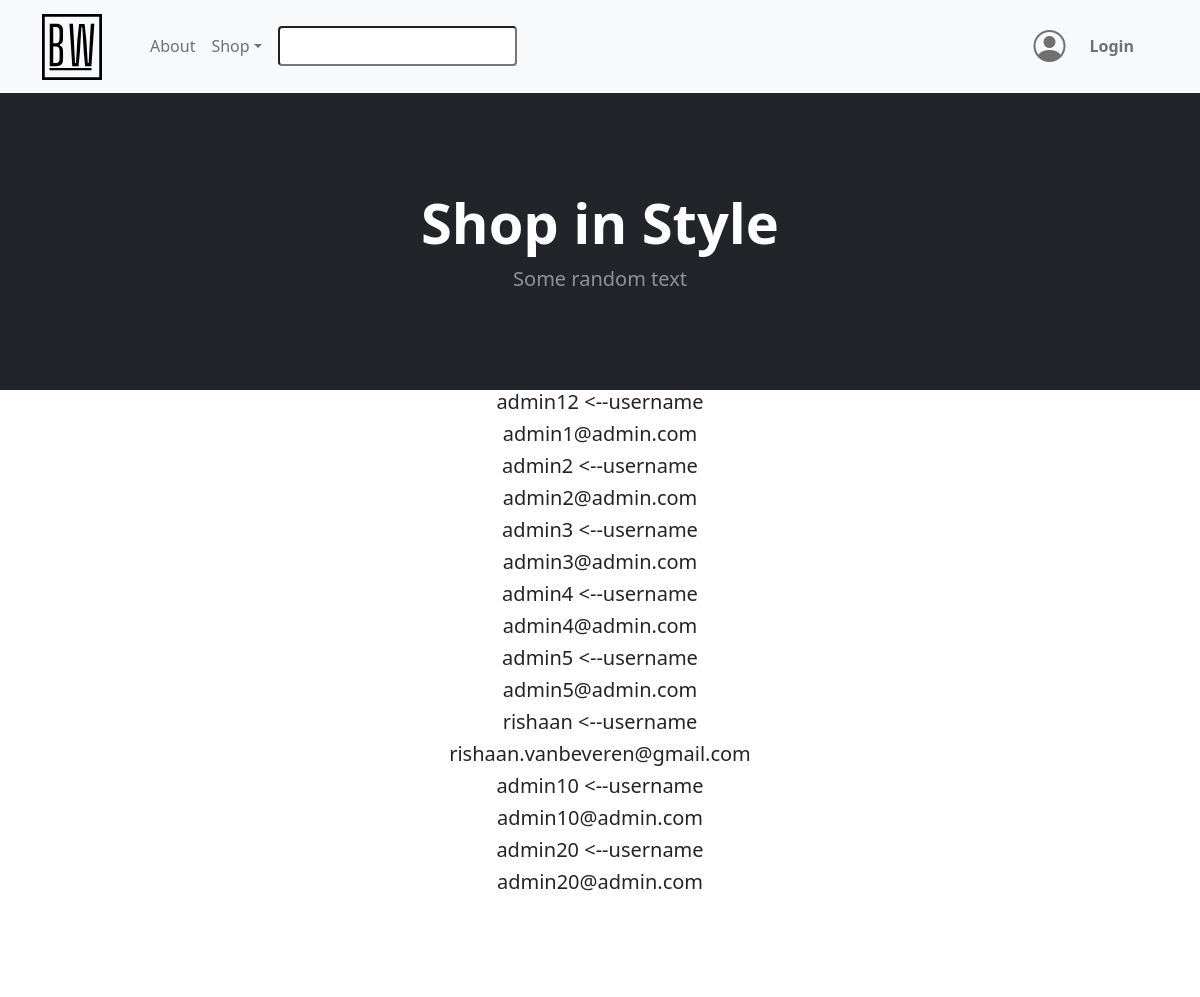
Page /home (upper part) on the earlier database version.
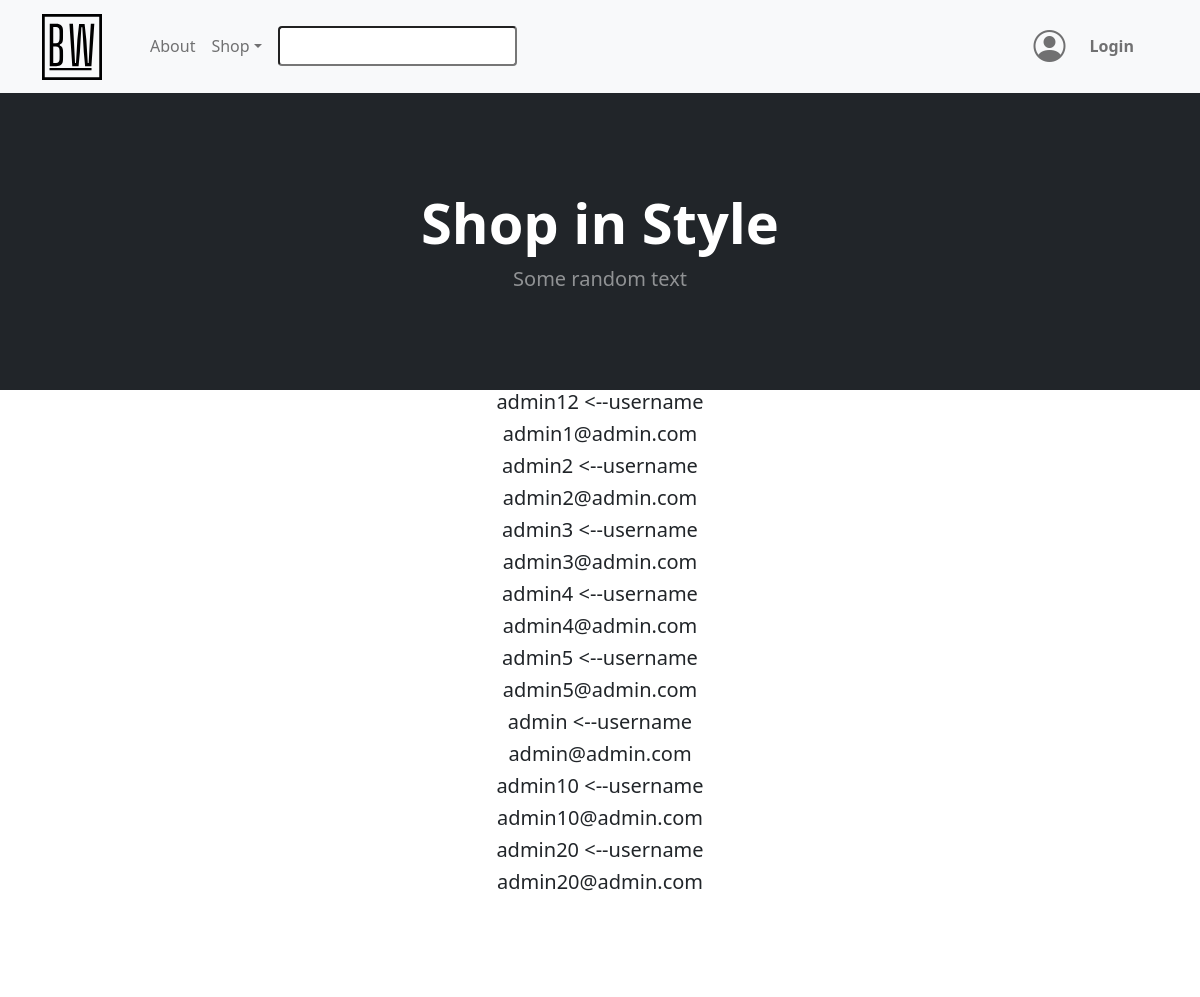
Same page on the later database version.
### models.py (models this page shows)
class BaseModel(db_wrapper.Model):
    class Meta:
        database = db

class User(BaseModel, UserMixin):
    first_name = CharField(index=True, max_length=30, null=True)
    last_name = CharField(max_length=120, null=True)
    address = CharField(max_length=200, null=True)
    city = CharField(max_length=50, null=True)
    country = CharField(max_length=50, null=True)
    cc_number = CharField(
        unique=True, max_length=20, null=True
    )  # moet integerfield zijn
    username = CharField(index=True, max_length=30)  # add unique=True
    email = CharField(index=True, max_length=50, unique=True)
    password = CharField(max_length=20)

### routes.py (the view)
@app.route("/", methods=["GET", "POST"])
@app.route("/home", methods=["GET", "POST"])
def home():
    users = User.select()
    login_form = LoginForm()
    register_form = RegistrationForm()
    return render_template(
        "index.html",
        title="Home",
        users=users,
        login_form=login_form,
        register_form=register_form,
    )

### forms.py (shortened to what this page needs)
class LoginForm(FlaskForm):
    email = StringField(
        "Email", validators=[InputRequired(), Length(min=5, max=50), Email()]
    )
    password = PasswordField("Your Password", validators=[InputRequired()])
    login = SubmitField("Login!")

class RegistrationForm(FlaskForm):
    username = StringField(
        "Username",
        validators=[InputRequired(), Length(min=5, max=30)],
    )
    email = StringField(
        "Email", validators=[InputRequired(), Length(min=5, max=50), Email()]
    )
    password = PasswordField(
        "Set Password",
        validators=[
            InputRequired(),
            EqualTo(
                "password_confirm", message="Password must be identical in both inputs"
            ),
            Length(min=5, max=20),
        ],
    )
    password_confirm = PasswordField("Confirm Password")
    submit = SubmitField("Sign Up")

### templates/index.html (shortened to what this page needs)
{% extends "base.html" %} {% block content %} {% for user in users %}
<div class="text-center">
  <h5>{{user.username}} <span><--username</span></h5>
  <h5>{{user.email}}</h5>
</div>
{% endfor %}
<section class="py-5">
</section>
{% endblock content %}

### templates/base.html (shortened to what this page needs)
<!DOCTYPE html>
<html lang="en">
  <head>
    <link
      href="https://cdn.jsdelivr.net/npm/bootstrap@5.0.2/dist/css/bootstrap.min.css"
      rel="stylesheet"
    />
    <link
      href="{{url_for('static', filename='styles.css')}}"
      rel="stylesheet"
    />
    <link
      href="https://cdn.jsdelivr.net/npm/bootstrap-icons@1.5.0/font/bootstrap-icons.css"
      rel="stylesheet"
    />
  </head>
  <body>
    {% include "navbar.html" %}
    {% block header%}
    <header class="bg-dark py-5">
      <div class="container px-4 px-lg-5 my-5">
        <div class="text-center text-white">
          {% if banner_info %}
          <h1 class="display-4 fw-bolder font">{{ banner_info }}</h1>
          {% else %}
          <h1 class="display-4 fw-bolder font">Shop in Style</h1>
          {% endif %}
          <p class="lead fw-normal text-white-50 mb-0">Some random text</p>
        </div>
      </div>
    </header>
    {% endblock header %}
     {% block content%} {% endblock content %}
  </body>
</html>

### templates/navbar.html (shortened to what this page needs)
<nav class="navbar navbar-expand-md navbar-light bg-light position-sticky">
  <div class="container ">
    <a class="navbar-brand" href="{{url_for('home') }}"
      ><img
        src="{{url_for('static', filename='assets/brand.svg')}}"
        alt=""
        width="60"
        class="d-inline-block align-text-top"
    /></a>
    <div class="collapse navbar-collapse" id="navbarSupportedContent">
      <ul class="navbar-nav me-auto mb-2 mb-lg-0 ms-lg-4">
        <li class="nav-item"><a class="nav-link" href="#">About</a></li>
        <li class="nav-item dropdown">
          <a
            class="nav-link dropdown-toggle"
            id="navbarDropdown"
            href="#"
            role="button"
            data-bs-toggle="dropdown"
            aria-expanded="false"
            >Shop</a
          >
        </li>
        <input class="mx-2 rounded" type="search" />
      </ul>
      <ul class="navbar-nav mb-2 mb-lg-0 ms-lg-4 mx-2">
        {% if current_user.is_authenticated %}
        <li class="nav-item dropdown">
          <i
            class="bi bi-person-circle mx-3"
            id="navbarDropdown"
            role="button"
            data-bs-toggle="dropdown"
            aria-expanded="false"
            style="font-size: 2rem"
          ></i>
          <ul class="dropdown-menu" aria-labelledby="navbarDropdown">
            <li>
              <a class="dropdown-item" href="{{ url_for('account') }}"
                >Edit Account</a
              >
            </li>
            <li><hr class="dropdown-divider" /></li>
            <li><a class="dropdown-item" href="#!">Popular Items</a></li>
            <li>
              <a class="dropdown-item" href="{{url_for('logout')}}">Logout</a>
            </li>
          </ul>
        </li>
        <form class="d-flex">
          <i class="bi bi-basket-fill" style="font-size: 2rem"></i>
        </form>
        {% else %}
        <li
          class="nav-link fw-bolder d-flex align-items-center login-btn"
          data-bs-toggle="modal"
          href="#loginModalToggle"
          role="button"
        >
          <i
            class="bi bi-person-circle mx-3 login-icon"
            style="font-size: 2rem"
          ></i>
          <a class="nav-link" role="button">Login</a>
        </li>
        {% endif %}
      </ul>
    </div>
  </div>
</nav>

### static/styles.css (style rules this page uses)
.login-icon.bi.bi-person-circle { transition: 0.4s transform ease-in; }

Differences in the rows shown:
changed User: username "rishaan" → "admin"; email "rishaan.vanbeveren@gmail.com" → "admin@admin.com"
